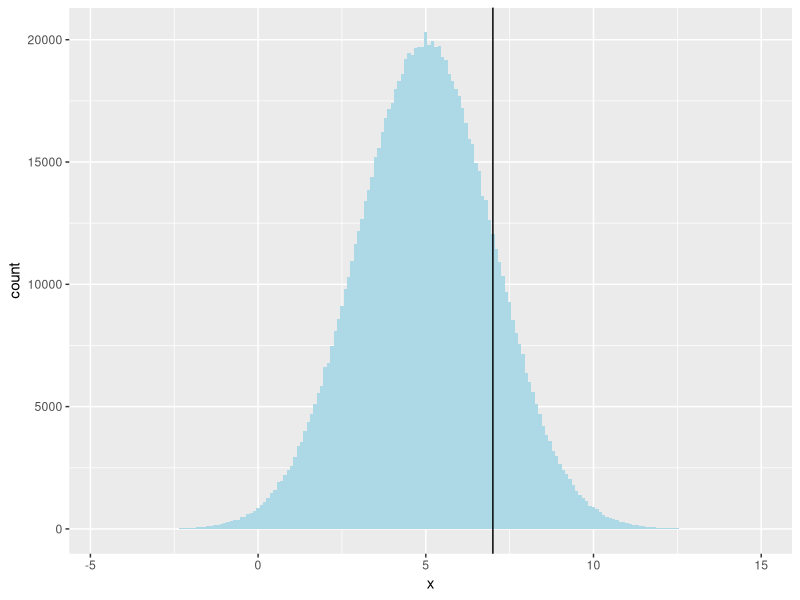

Here is the R script that generated this plot:
library(ggplot2)
library(tidyverse)

n <- 1000000
x <- rnorm(n, 5, 2)

v <- 7
is_above_v <- x > v
c <- sum(is_above_v)

prob <- c/n
prob

df <- tibble(x)

p <- ggplot(df, mapping=aes(x)) + 
  geom_histogram(binwidth = 0.1, fill="lightblue") + 
  geom_vline(xintercept=v)
p

#Expectation
ex <- sum(x) / n
ex

